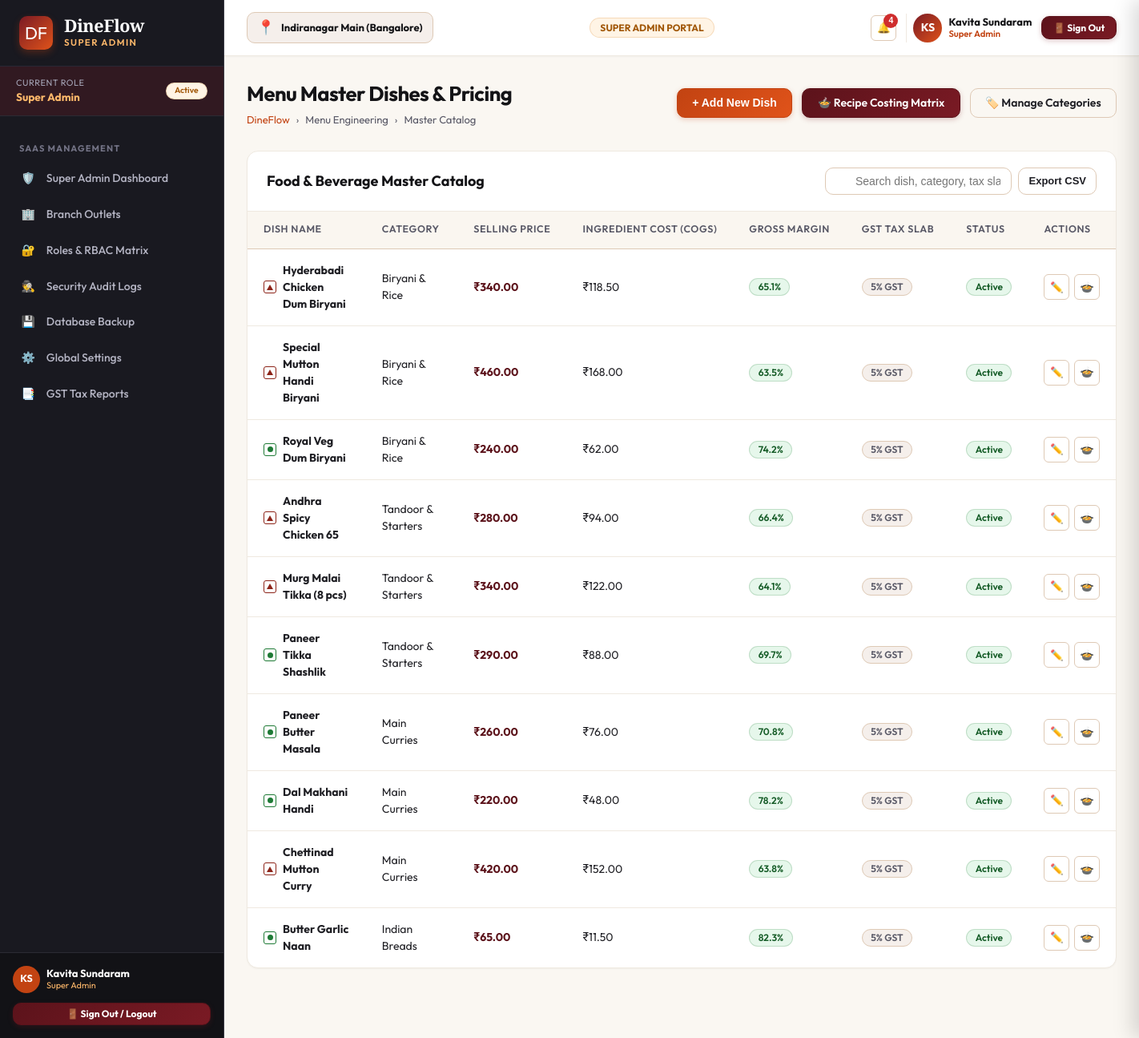
The page /menu/ (signed in) on the database its author committed.
### apps/accounts/models.py (models this page shows, shortened)
class Role(models.Model):
    code = models.CharField(max_length=50, unique=True)
    name = models.CharField(max_length=100)
    description = models.TextField(blank=True, default='')
    dashboard_url = models.CharField(max_length=200, default='/dashboard/owner/')
    icon = models.CharField(max_length=50, default='shield')
    is_active = models.BooleanField(default=True)
    created_at = models.DateTimeField(auto_now_add=True)

class UserProfile(models.Model):
    user = models.OneToOneField(User, on_delete=models.CASCADE, related_name='userprofile')
    role = models.ForeignKey(Role, on_delete=models.PROTECT, related_name='users')
    branch = models.CharField(max_length=150, default='Indiranagar Main (Bangalore)')
    employee_code = models.CharField(max_length=50, blank=True, default='')
    phone = models.CharField(max_length=20, blank=True, default='')
    avatar_initials = models.CharField(max_length=5, default='DF')
    created_at = models.DateTimeField(auto_now_add=True)
    updated_at = models.DateTimeField(auto_now=True)

### apps/menu/views.py (the view)
# urls.py: path('', views.item_list, name='item_list_root'),
@role_required(['owner', 'manager', 'kitchen', 'waiter', 'customer', 'super_admin'])
def item_list(request):
    items = [
        {'id': 101, 'name': 'Hyderabadi Chicken Dum Biryani', 'category': 'Biryani & Rice', 'price': 340.00, 'cost': 118.50, 'margin': '65.1%', 'diet': 'nonveg', 'tax_rate': '5% GST', 'status': 'active'},
        {'id': 102, 'name': 'Special Mutton Handi Biryani', 'category': 'Biryani & Rice', 'price': 460.00, 'cost': 168.00, 'margin': '63.5%', 'diet': 'nonveg', 'tax_rate': '5% GST', 'status': 'active'},
        {'id': 103, 'name': 'Royal Veg Dum Biryani', 'category': 'Biryani & Rice', 'price': 240.00, 'cost': 62.00, 'margin': '74.2%', 'diet': 'veg', 'tax_rate': '5% GST', 'status': 'active'},
        {'id': 104, 'name': 'Andhra Spicy Chicken 65', 'category': 'Tandoor & Starters', 'price': 280.00, 'cost': 94.00, 'margin': '66.4%', 'diet': 'nonveg', 'tax_rate': '5% GST', 'status': 'active'},
        {'id': 105, 'name': 'Murg Malai Tikka (8 pcs)', 'category': 'Tandoor & Starters', 'price': 340.00, 'cost': 122.00, 'margin': '64.1%', 'diet': 'nonveg', 'tax_rate': '5% GST', 'status': 'active'},
        {'id': 106, 'name': 'Paneer Tikka Shashlik', 'category': 'Tandoor & Starters', 'price': 290.00, 'cost': 88.00, 'margin': '69.7%', 'diet': 'veg', 'tax_rate': '5% GST', 'status': 'active'},
        {'id': 107, 'name': 'Paneer Butter Masala', 'category': 'Main Curries', 'price': 260.00, 'cost': 76.00, 'margin': '70.8%', 'diet': 'veg', 'tax_rate': '5% GST', 'status': 'active'},
        {'id': 108, 'name': 'Dal Makhani Handi', 'category': 'Main Curries', 'price': 220.00, 'cost': 48.00, 'margin': '78.2%', 'diet': 'veg', 'tax_rate': '5% GST', 'status': 'active'},
        {'id': 109, 'name': 'Chettinad Mutton Curry', 'category': 'Main Curries', 'price': 420.00, 'cost': 152.00, 'margin': '63.8%', 'diet': 'nonveg', 'tax_rate': '5% GST', 'status': 'active'},
        {'id': 110, 'name': 'Butter Garlic Naan', 'category': 'Indian Breads', 'price': 65.00, 'cost': 11.50, 'margin': '82.3%', 'diet': 'veg', 'tax_rate': '5% GST', 'status': 'active'},
    ]
    context = {
        'page_title': 'Menu Master Items',
        'items': items
    }
    return render(request, 'menu/item_list.html', context)

### dineflow_core/templatetags/dineflow_tags.py (called while the page is built, shortened)
@register.filter(name='inr')
def inr_format(value):
    if value is None or value == '':
        return '₹0.00'
    try:
        val = float(value)
    except (ValueError, TypeError):
        return f"₹{value}"
    is_negative = val < 0
    val = abs(val)
    parts = f"{val:.2f}".split('.')
    integer_part = parts[0]
    decimal_part = parts[1]
    if len(integer_part) <= 3:
        formatted = integer_part
    result = f"₹{formatted}.{decimal_part}"
    return f"-{result}" if is_negative else result

@register.filter(name='diet_badge')
def diet_badge(tag):
    if not tag:
        return 'veg-mark'
    t = str(tag).lower()
    if 'non' in t:
        return 'nonveg-mark'
    elif 'egg' in t:
        return 'egg-mark'
    elif 'jain' in t:
        return 'jain-mark'
    return 'veg-mark'

### templates/menu/item_list.html (shortened to what this page needs)
{% extends 'base.html' %}
{% load static %}
{% load dineflow_tags %}
{% block content %}
<div class="df-page-header">
  <div class="df-page-title-group">
    <h1>Menu Master Dishes & Pricing</h1>
    <div class="df-breadcrumb">
      <a href="{% url 'landing:index' %}">DineFlow</a>
      <span>›</span>
      <span>Menu Engineering</span>
      <span>›</span>
      <span>Master Catalog</span>
    </div>
  </div>
  <div style="display:flex; gap:0.75rem;">
    <button class="df-btn df-btn-terracotta" onclick="DineFlow.showToast('New Menu Item', 'Opening dish creation wizard...', 'info')">
      <span>+ Add New Dish</span>
    </button>
    <a href="{% url 'menu:recipe_costing' %}" class="df-btn df-btn-maroon">
      <span>🍲 Recipe Costing Matrix</span>
    </a>
    <a href="{% url 'menu:categories' %}" class="df-btn df-btn-outline">
      <span>🏷️ Manage Categories</span>
    </a>
  </div>
</div>
<div class="df-card">
  <div class="df-card-header">
    <div class="df-card-title">Food & Beverage Master Catalog</div>
    <div style="display:flex; gap:0.5rem;">
      <input type="text" id="df-menu-search" class="df-input-search" placeholder="Search dish, category, tax slab...">
      <button class="df-btn df-btn-outline df-btn-sm" onclick="ExportPrint.exportTableToCSV('df-menu-table', 'menu_master.csv')">Export CSV</button>
    </div>
  </div>
  <div class="df-table-responsive">
    <table class="df-table" id="df-menu-table">
      <thead>
        <tr>
          <th>Dish Name</th>
          <th>Category</th>
          <th>Selling Price</th>
          <th>Ingredient Cost (COGS)</th>
          <th>Gross Margin</th>
          <th>GST Tax Slab</th>
          <th>Status</th>
          <th>Actions</th>
        </tr>
      </thead>
      <tbody>
        {% for i in items %}
          <tr>
            <td>
              <div style="display:flex; align-items:center; gap:0.5rem;">
                <span class="df-diet-mark {{ i.diet|diet_badge }}"></span>
                <strong>{{ i.name }}</strong>
              </div>
            </td>
            <td>{{ i.category }}</td>
            <td style="font-weight:700; color:var(--df-maroon-800);">{{ i.price|inr }}</td>
            <td>{{ i.cost|inr }}</td>
            <td><span class="df-badge badge-success">{{ i.margin }}</span></td>
            <td><span class="df-badge badge-neutral">{{ i.tax_rate }}</span></td>
            <td><span class="df-badge badge-success">{{ i.status }}</span></td>
            <td>
              <div class="df-action-btns">
                <button class="df-btn-icon" onclick="DineFlow.showToast('Edit Dish', 'Opening editor for {{ i.name }}', 'info')">✏️</button>
                <a href="{% url 'menu:recipe_costing' %}" class="df-btn-icon" title="View Recipe">🍲</a>
              </div>
            </td>
          </tr>
        {% endfor %}
      </tbody>
    </table>
  </div>
</div>
{% endblock %}

### templates/partials/_sidebar.html (shortened to what this page needs)
{% load static %}
<aside class="df-sidebar">
  <div class="df-brand-header">
    <div class="df-brand-logo">DF</div>
    <div>
      <div class="df-brand-title">DineFlow</div>
      <div class="df-brand-subtitle">{{ CURRENT_USER.role_title }}</div>
    </div>
  </div>
  <div style="padding: 0.75rem 1.25rem; background: rgba(122, 26, 36, 0.25); border-bottom: 1px solid #2B2B33; display: flex; align-items: center; justify-content: space-between;">
    <div>
      <div style="font-size: 0.68rem; color: #A6A6B8; text-transform: uppercase; letter-spacing: 0.05em;">Current Role</div>
      <div style="font-size: 0.85rem; font-weight: 700; color: var(--df-saffron-400);">{{ CURRENT_USER.role_title }}</div>
    </div>
    <span class="df-badge badge-warning" style="font-size: 0.65rem;">Active</span>
  </div>
  <nav style="flex: 1; padding: 0.75rem 0 2rem; overflow-y: auto;">
    {% if CURRENT_ROLE == 'super_admin' %}
      <div class="df-nav-section-title">SaaS Management</div>
      <ul class="df-nav-list">
        <li class="df-nav-item">
          <a href="{% url 'dashboard:super_admin' %}" class="df-nav-link {% if request.resolver_match.url_name == 'super_admin' %}active{% endif %}">
            <span>🛡️</span>
            <span>Super Admin Dashboard</span>
          </a>
        </li>
        <li class="df-nav-item">
          <a href="{% url 'settings_app:branches' %}" class="df-nav-link {% if request.resolver_match.url_name == 'branches' %}active{% endif %}">
            <span>🏢</span>
            <span>Branch Outlets</span>
          </a>
        </li>
        <li class="df-nav-item">
          <a href="{% url 'settings_app:roles_permissions' %}" class="df-nav-link {% if request.resolver_match.url_name == 'roles_permissions' %}active{% endif %}">
            <span>🔐</span>
            <span>Roles & RBAC Matrix</span>
          </a>
        </li>
        <li class="df-nav-item">
          <a href="{% url 'settings_app:audit_logs' %}" class="df-nav-link {% if request.resolver_match.url_name == 'audit_logs' %}active{% endif %}">
            <span>🕵️</span>
            <span>Security Audit Logs</span>
          </a>
        </li>
        <li class="df-nav-item">
          <a href="{% url 'settings_app:backup_restore' %}" class="df-nav-link {% if request.resolver_match.url_name == 'backup_restore' %}active{% endif %}">
            <span>💾</span>
            <span>Database Backup</span>
          </a>
        </li>
        <li class="df-nav-item">
          <a href="{% url 'settings_app:general' %}" class="df-nav-link {% if request.resolver_match.url_name == 'general' %}active{% endif %}">
            <span>⚙️</span>
            <span>Global Settings</span>
          </a>
        </li>
        <li class="df-nav-item">
          <a href="{% url 'analytics:tax_reports' %}" class="df-nav-link {% if request.resolver_match.url_name == 'tax_reports' %}active{% endif %}">
            <span>📑</span>
            <span>GST Tax Reports</span>
          </a>
        </li>
      </ul>
    {% endif %}
  </nav>
  <div style="padding: 1rem; border-top: 1px solid #2B2B33; background: rgba(18, 18, 22, 0.95); margin-top: auto;">
    <div style="display: flex; align-items: center; justify-content: space-between; margin-bottom: 0.75rem;">
      <div style="display: flex; align-items: center; gap: 0.5rem;">
        <div style="width: 34px; height: 34px; border-radius: 50%; background: var(--df-terracotta-700); color: #FFF; font-weight: 700; display: flex; align-items: center; justify-content: center; font-size: 0.78rem;">
          {{ CURRENT_USER.avatar_initials }}
        </div>
        <div style="line-height: 1.2;">
          <div style="font-weight: 700; font-size: 0.8125rem; color: #FFF;">{{ CURRENT_USER.name }}</div>
          <div style="font-size: 0.68rem; color: var(--df-saffron-400);">{{ CURRENT_USER.role_title }}</div>
        </div>
      </div>
    </div>
    <div>
      <a href="{% url 'accounts:logout' %}" class="df-btn df-btn-maroon df-btn-sm" style="width: 100%; justify-content: center; font-size: 0.75rem; font-weight: 700;">
        <span>🚪 Sign Out / Logout</span>
      </a>
    </div>
  </div>
</aside>

### templates/partials/_navbar.html (shortened to what this page needs)
{% load static %}
<header class="df-navbar">
  <div style="display: flex; align-items: center; gap: 1rem;">
    <div style="display: flex; align-items: center; gap: 0.5rem; background: var(--df-bg-cream); border: 1px solid var(--df-border-medium); padding: 0.35rem 0.75rem; border-radius: var(--df-radius-md);">
      <span style="font-size: 1.1rem;">📍</span>
      <span style="font-weight: 700; font-size: 0.8125rem; color: var(--df-charcoal-900);">{{ ACTIVE_BRANCH }}</span>
    </div>
  </div>
  <div style="display: flex; align-items: center; gap: 0.75rem;">
    <span class="df-badge badge-warning" style="font-weight: 700; font-size: 0.75rem; padding: 0.35rem 0.75rem;">
      {{ CURRENT_USER.role_title|upper }} PORTAL
    </span>
  </div>
  <div style="display: flex; align-items: center; gap: 0.75rem;">
    <button class="df-btn-icon" onclick="DineFlow.openDrawer('df-notifications-drawer')" style="position: relative;" title="Notifications">
      🔔
      {% if UNREAD_NOTIFICATIONS_COUNT > 0 %}
        <span style="position: absolute; top: -3px; right: -3px; width: 18px; height: 18px; background: var(--df-danger-600); color: #FFF; border-radius: 50%; font-size: 0.65rem; font-weight: 800; display: flex; align-items: center; justify-content: center;">
          {{ UNREAD_NOTIFICATIONS_COUNT }}
        </span>
      {% endif %}
    </button>
    <div style="display: flex; align-items: center; gap: 0.5rem; padding-left: 0.5rem; border-left: 1px solid var(--df-border-light);">
      <div style="width: 36px; height: 36px; border-radius: 50%; background: linear-gradient(135deg, var(--df-maroon-700), var(--df-terracotta-600)); color: #FFF; font-weight: 700; display: flex; align-items: center; justify-content: center; font-size: 0.875rem; box-shadow: var(--df-shadow-xs);">
        {{ CURRENT_USER.avatar_initials }}
      </div>
      <div style="line-height: 1.2; text-align: left;" class="df-hide-mobile">
        <div style="font-weight: 700; font-size: 0.8125rem; color: var(--df-charcoal-900);">{{ CURRENT_USER.name }}</div>
        <div style="font-size: 0.7rem; color: var(--df-terracotta-700); font-weight: 600;">{{ CURRENT_USER.role_title }}</div>
      </div>
    </div>
    <a href="{% url 'accounts:logout' %}" class="df-btn df-btn-maroon df-btn-sm" style="font-weight: 700; font-size: 0.75rem; padding: 0.4rem 0.85rem;" title="Sign out of ERP">
      <span>🚪 Sign Out</span>
    </a>
  </div>
</header>

### static/css/dineflow-tokens.css (style rules this page uses)
:root { --df-charcoal-900: #141417; --df-charcoal-800: #1E1E24; --df-charcoal-700: #2B2B33; --df-charcoal-600: #3C3C47; --df-charcoal-500: #555563; --df-charcoal-400: #7A7A8C; --df-charcoal-300: #A6A6B8; --df-charcoal-200: #D1D1DE; --df-charcoal-100: #EDEDF5; --df-maroon-900: #420C12; --df-maroon-800: #5C131B; --df-maroon-700: #7A1A24; --df-maroon-600: #9E222F; --df-maroon-500: #C42B3B; --df-maroon-100: #FCE8EA; --df-terracotta-900: #73270A; --df-terracotta-800: #9C350D; --df-terracotta-700: #C24312; --df-terracotta-600: #E0531A; --df-terracotta-500: #F06A33; --df-terracotta-400: #F58C60; --df-terracotta-100: #FDEDE6; --df-saffron-900: #733E05; --df-saffron-800: #A15707; --df-saffron-700: #CF7009; --df-saffron-600: #F58B14; --df-saffron-500: #FFA238; --df-saffron-400: #FFB96B; --df-saffron-100: #FFF4E5; --df-gold-800: #8C731A; --df-gold-700: #B89722; --df-gold-600: #D9B32B; --df-gold-500: #F0CA3F; --df-gold-100: #FDF9E7; --df-green-900: #0E421B; --df-green-800: #155C27; --df-green-700: #1E7A35; --df-green-600: #279C44; --df-green-500: #34BD55; --df-green-100: #E6F7EB; --df-danger-800: #781717; --df-danger-700: #A32020; --df-danger-600: #CF2D2D; --df-danger-100: #FDE8E8; --df-bg-app: #FAF7F2; --df-bg-cream: #F5EFEB; --df-bg-surface: #FFFFFF; --df-bg-surface-subtle: #F9F6F0; --df-bg-sidebar: #191920; --df-bg-sidebar-hover: #262630; --df-bg-sidebar-active: #7A1A24; --df-text-primary: #1F1F24; --df-text-secondary: #585866; --df-text-muted: #8C8C9E; --df-text-light: #F7F5F0; --df-text-on-dark: #FFFFFF; --df-border-light: #EFE9E0; --df-border-medium: #DEC9B5; --df-border-dark: #383842; --df-border-focus: #C24312; --df-font-sans: 'Outfit', 'Inter', -apple-system, BlinkMacSystemFont, "Segoe UI", Roboto, sans-serif; --df-font-serif: 'Playfair Display', Georgia, serif; --df-font-mono: 'JetBrains Mono', 'Fira Code', Consolas, monospace; --df-shadow-xs: 0 1px 2px rgba(33, 20, 10, 0.04); --df-shadow-sm: 0 2px 4px rgba(33, 20, 10, 0.06), 0 1px 2px rgba(33, 20, 10, 0.04); --df-shadow-md: 0 6px 12px -2px rgba(33, 20, 10, 0.08), 0 3px 6px -2px rgba(33, 20, 10, 0.05); --df-shadow-lg: 0 12px 24px -4px rgba(33, 20, 10, 0.12), 0 6px 12px -4px rgba(33, 20, 10, 0.06); --df-shadow-xl: 0 20px 32px -6px rgba(33, 20, 10, 0.16), 0 10px 16px -6px rgba(33, 20, 10, 0.08); --df-radius-sm: 6px; --df-radius-md: 10px; --df-radius-lg: 14px; --df-radius-xl: 20px; --df-radius-full: 9999px; --df-sidebar-width: 280px; --df-sidebar-collapsed-width: 80px; --df-navbar-height: 70px; }

### rows shown on the page
Role: role_title "SUPER ADMIN", role_title "Super Admin"
UserProfile: avatar_initials "KS", branch "Indiranagar Main (Bangalore)"

### other values the page prints
{{ CURRENT_USER.name }} "Kavita Sundaram"
{{ UNREAD_NOTIFICATIONS_COUNT }} "4"
{{ i.name }} "Hyderabadi Chicken Dum Biryani" "Special Mutton Handi Biryani" "Royal Veg Dum Biryani" "Andhra Spicy Chicken 65" "Murg Malai Tikka (8 pcs)" "Paneer Tikka Shashlik" "Paneer Butter Masala" "Dal Makhani Handi" "Chettinad Mutton Curry" "Butter Garlic Naan"
{{ i.category }} "Biryani & Rice" "Biryani & Rice" "Biryani & Rice" "Tandoor & Starters" "Tandoor & Starters" "Tandoor & Starters" "Main Curries" "Main Curries" "Main Curries" "Indian Breads"
{{ i.price|inr }} "₹340.00" "₹460.00" "₹240.00" "₹280.00" "₹340.00" "₹290.00" "₹260.00" "₹220.00" "₹420.00" "₹65.00"
{{ i.cost|inr }} "₹118.50" "₹168.00" "₹62.00" "₹94.00" "₹122.00" "₹88.00" "₹76.00" "₹48.00" "₹152.00" "₹11.50"
{{ i.margin }} "65.1%" "63.5%" "74.2%" "66.4%" "64.1%" "69.7%" "70.8%" "78.2%" "63.8%" "82.3%"
{{ i.tax_rate }} "5% GST" "5% GST" "5% GST" "5% GST" "5% GST" "5% GST" "5% GST" "5% GST" "5% GST" "5% GST"
{{ i.status }} "Active" "Active" "Active" "Active" "Active" "Active" "Active" "Active" "Active" "Active"
